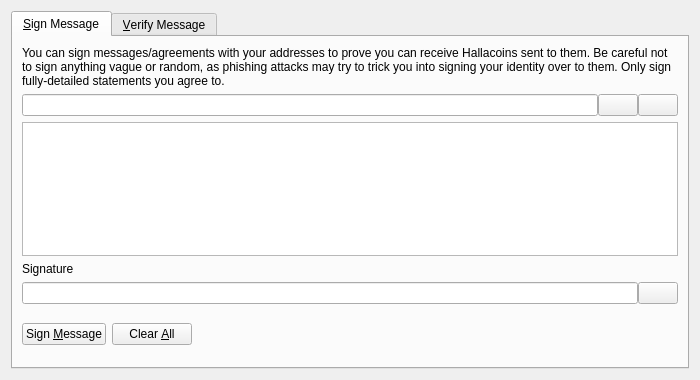
<?xml version="1.0" encoding="UTF-8"?>
<ui version="4.0">
 <class>SignVerifyMessageDialog</class>
 <widget class="QDialog" name="SignVerifyMessageDialog">
  <property name="geometry">
   <rect>
    <x>0</x>
    <y>0</y>
    <width>700</width>
    <height>380</height>
   </rect>
  </property>
  <property name="windowTitle">
   <string>Signatures - Sign / Verify a Message</string>
  </property>
  <property name="modal">
   <bool>true</bool>
  </property>
  <layout class="QVBoxLayout" name="verticalLayout">
   <item>
    <widget class="QTabWidget" name="tabWidget">
     <property name="currentIndex">
      <number>0</number>
     </property>
     <widget class="QWidget" name="tabSignMessage">
      <attribute name="title">
       <string>&amp;Sign Message</string>
      </attribute>
      <layout class="QVBoxLayout" name="verticalLayout_SM">
       <item>
        <widget class="QLabel" name="infoLabel_SM">
         <property name="text">
          <string>You can sign messages/agreements with your addresses to prove you can receive Hallacoins sent to them. Be careful not to sign anything vague or random, as phishing attacks may try to trick you into signing your identity over to them. Only sign fully-detailed statements you agree to.</string>
         </property>
         <property name="textFormat">
          <enum>Qt::PlainText</enum>
         </property>
         <property name="wordWrap">
          <bool>true</bool>
         </property>
        </widget>
       </item>
       <item>
        <layout class="QHBoxLayout" name="horizontalLayout_1_SM">
         <property name="spacing">
          <number>0</number>
         </property>
         <item>
          <widget class="QValidatedLineEdit" name="addressIn_SM">
           <property name="toolTip">
            <string>The Hallacoin address to sign the message with</string>
           </property>
          </widget>
         </item>
         <item>
          <widget class="QPushButton" name="addressBookButton_SM">
           <property name="toolTip">
            <string>Choose previously used address</string>
           </property>
           <property name="text">
            <string/>
           </property>
           <property name="icon">
            <iconset resource="../bitcoin.qrc">
             <normaloff>:/icons/address-book</normaloff>:/icons/address-book</iconset>
           </property>
           <property name="shortcut">
            <string>Alt+A</string>
           </property>
           <property name="autoDefault">
            <bool>false</bool>
           </property>
          </widget>
         </item>
         <item>
          <widget class="QPushButton" name="pasteButton_SM">
           <property name="toolTip">
            <string>Paste address from clipboard</string>
           </property>
           <property name="text">
            <string/>
           </property>
           <property name="icon">
            <iconset resource="../bitcoin.qrc">
             <normaloff>:/icons/editpaste</normaloff>:/icons/editpaste</iconset>
           </property>
           <property name="shortcut">
            <string>Alt+P</string>
           </property>
           <property name="autoDefault">
            <bool>false</bool>
           </property>
          </widget>
         </item>
        </layout>
       </item>
       <item>
        <widget class="QPlainTextEdit" name="messageIn_SM">
         <property name="toolTip">
          <string>Enter the message you want to sign here</string>
         </property>
        </widget>
       </item>
       <item>
        <widget class="QLabel" name="signatureLabel_SM">
         <property name="text">
          <string>Signature</string>
         </property>
         <property name="textFormat">
          <enum>Qt::PlainText</enum>
         </property>
        </widget>
       </item>
       <item>
        <layout class="QHBoxLayout" name="horizontalLayout_2_SM">
         <property name="spacing">
          <number>0</number>
         </property>
         <item>
          <widget class="QLineEdit" name="signatureOut_SM">
           <property name="font">
            <font>
             <italic>true</italic>
            </font>
           </property>
           <property name="readOnly">
            <bool>true</bool>
           </property>
          </widget>
         </item>
         <item>
          <widget class="QPushButton" name="copySignatureButton_SM">
           <property name="toolTip">
            <string>Copy the current signature to the system clipboard</string>
           </property>
           <property name="text">
            <string/>
           </property>
           <property name="icon">
            <iconset resource="../bitcoin.qrc">
             <normaloff>:/icons/editcopy</normaloff>:/icons/editcopy</iconset>
           </property>
           <property name="autoDefault">
            <bool>false</bool>
           </property>
          </widget>
         </item>
        </layout>
       </item>
       <item>
        <layout class="QHBoxLayout" name="horizontalLayout_3_SM">
         <item>
          <widget class="QPushButton" name="signMessageButton_SM">
           <property name="toolTip">
            <string>Sign the message to prove you own this Hallacoin address</string>
           </property>
           <property name="text">
            <string>Sign &amp;Message</string>
           </property>
           <property name="icon">
            <iconset resource="../bitcoin.qrc">
             <normaloff>:/icons/edit</normaloff>:/icons/edit</iconset>
           </property>
           <property name="autoDefault">
            <bool>false</bool>
           </property>
          </widget>
         </item>
         <item>
          <widget class="QPushButton" name="clearButton_SM">
           <property name="toolTip">
            <string>Reset all sign message fields</string>
           </property>
           <property name="text">
            <string>Clear &amp;All</string>
           </property>
           <property name="icon">
            <iconset resource="../bitcoin.qrc">
             <normaloff>:/icons/remove</normaloff>:/icons/remove</iconset>
           </property>
           <property name="autoDefault">
            <bool>false</bool>
           </property>
          </widget>
         </item>
         <item>
          <spacer name="horizontalSpacer_1_SM">
           <property name="orientation">
            <enum>Qt::Horizontal</enum>
           </property>
           <property name="sizeHint" stdset="0">
            <size>
             <width>40</width>
             <height>48</height>
            </size>
           </property>
          </spacer>
         </item>
         <item>
          <widget class="QLabel" name="statusLabel_SM">
           <property name="font">
            <font>
             <weight>75</weight>
             <bold>true</bold>
            </font>
           </property>
           <property name="text">
            <string/>
           </property>
           <property name="wordWrap">
            <bool>true</bool>
           </property>
          </widget>
         </item>
         <item>
          <spacer name="horizontalSpacer_2_SM">
           <property name="orientation">
            <enum>Qt::Horizontal</enum>
           </property>
           <property name="sizeHint" stdset="0">
            <size>
             <width>40</width>
             <height>48</height>
            </size>
           </property>
          </spacer>
         </item>
        </layout>
       </item>
      </layout>
     </widget>
     <widget class="QWidget" name="tabVerifyMessage">
      <attribute name="title">
       <string>&amp;Verify Message</string>
      </attribute>
      <layout class="QVBoxLayout" name="verticalLayout_VM">
       <item>
        <widget class="QLabel" name="infoLabel_VM">
         <property name="text">
          <string>Enter the receiver's address, message (ensure you copy line breaks, spaces, tabs, etc. exactly) and signature below to verify the message. Be careful not to read more into the signature than what is in the signed message itself, to avoid being tricked by a man-in-the-middle attack. Note that this only proves the signing party receives with the address, it cannot prove sendership of any transaction!</string>
         </property>
         <property name="textFormat">
          <enum>Qt::PlainText</enum>
         </property>
         <property name="alignment">
          <set>Qt::AlignLeading|Qt::AlignLeft|Qt::AlignTop</set>
         </property>
         <property name="wordWrap">
          <bool>true</bool>
         </property>
        </widget>
       </item>
       <item>
        <layout class="QHBoxLayout" name="horizontalLayout_1_VM">
         <property name="spacing">
          <number>0</number>
         </property>
         <item>
          <widget class="QValidatedLineEdit" name="addressIn_VM">
           <property name="toolTip">
            <string>The Hallacoin address the message was signed with</string>
           </property>
          </widget>
         </item>
         <item>
          <widget class="QPushButton" name="addressBookButton_VM">
           <property name="toolTip">
            <string>Choose previously used address</string>
           </property>
           <property name="text">
            <string/>
           </property>
           <property name="icon">
            <iconset resource="../bitcoin.qrc">
             <normaloff>:/icons/address-book</normaloff>:/icons/address-book</iconset>
           </property>
           <property name="shortcut">
            <string>Alt+A</string>
           </property>
           <property name="autoDefault">
            <bool>false</bool>
           </property>
          </widget>
         </item>
        </layout>
       </item>
       <item>
        <widget class="QPlainTextEdit" name="messageIn_VM"/>
       </item>
       <item>
        <widget class="QValidatedLineEdit" name="signatureIn_VM"/>
       </item>
       <item>
        <layout class="QHBoxLayout" name="horizontalLayout_2_VM">
         <item>
          <widget class="QPushButton" name="verifyMessageButton_VM">
           <property name="toolTip">
            <string>Verify the message to ensure it was signed with the specified Hallacoin address</string>
           </property>
           <property name="text">
            <string>Verify &amp;Message</string>
           </property>
           <property name="icon">
            <iconset resource="../bitcoin.qrc">
             <normaloff>:/icons/transaction_0</normaloff>:/icons/transaction_0</iconset>
           </property>
           <property name="autoDefault">
            <bool>false</bool>
           </property>
          </widget>
         </item>
         <item>
          <widget class="QPushButton" name="clearButton_VM">
           <property name="toolTip">
            <string>Reset all verify message fields</string>
           </property>
           <property name="text">
            <string>Clear &amp;All</string>
           </property>
           <property name="icon">
            <iconset resource="../bitcoin.qrc">
             <normaloff>:/icons/remove</normaloff>:/icons/remove</iconset>
           </property>
           <property name="autoDefault">
            <bool>false</bool>
           </property>
          </widget>
         </item>
         <item>
          <spacer name="horizontalSpacer_1_VM">
           <property name="orientation">
            <enum>Qt::Horizontal</enum>
           </property>
           <property name="sizeHint" stdset="0">
            <size>
             <width>40</width>
             <height>48</height>
            </size>
           </property>
          </spacer>
         </item>
         <item>
          <widget class="QLabel" name="statusLabel_VM">
           <property name="font">
            <font>
             <weight>75</weight>
             <bold>true</bold>
            </font>
           </property>
           <property name="text">
            <string/>
           </property>
           <property name="wordWrap">
            <bool>true</bool>
           </property>
          </widget>
         </item>
         <item>
          <spacer name="horizontalSpacer_2_VM">
           <property name="orientation">
            <enum>Qt::Horizontal</enum>
           </property>
           <property name="sizeHint" stdset="0">
            <size>
             <width>40</width>
             <height>48</height>
            </size>
           </property>
          </spacer>
         </item>
        </layout>
       </item>
      </layout>
     </widget>
    </widget>
   </item>
  </layout>
 </widget>
 <customwidgets>
  <customwidget>
   <class>QValidatedLineEdit</class>
   <extends>QLineEdit</extends>
   <header>qt/qvalidatedlineedit.h</header>
  </customwidget>
 </customwidgets>
 <resources>
  <include location="../bitcoin.qrc"/>
 </resources>
 <connections/>
</ui>
